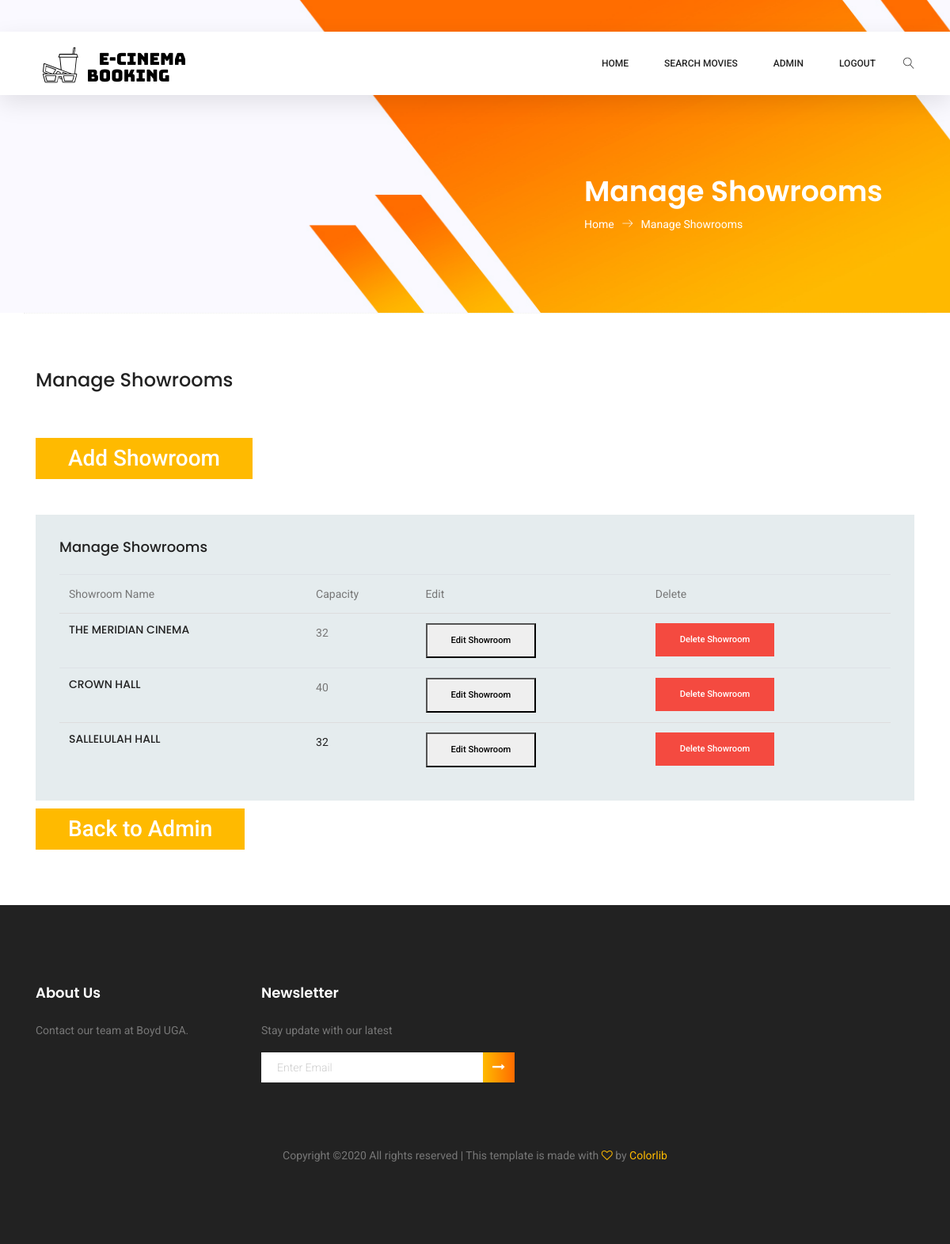
Page /manage_showrooms (signed in) on the committed database.
### tables this page shows
CREATE TABLE `showroom` (
  `showroom_id` INTEGER PRIMARY KEY AUTOINCREMENT,
  `num_seats` int(11) NOT NULL,
  `theater_id` int(11) NOT NULL,
  `showroom_name` varchar(100) NOT NULL,
  FOREIGN KEY (theater_id) REFERENCES theater (theater_id)
);

### ecinema/controllers/AdminShowroomController.py (the view, shortened to what this page needs)
@bp.route('/manage_showrooms', methods=('GET', 'POST'))
@admin_login_required
def manage_showrooms():
    showroom = Showroom()
    showrooms = showroom.get_all_showrooms()
    return render_template('manage_showrooms.html',
                           showrooms=showrooms)

### ecinema/controllers/LoginController.py (called while the page is built)
@bp.before_app_request
def load_logged_in_user():
    user_id = session.get('user_id')
    if user_id is None:
        g.user = None
    else:
        customer = create_user('customer')
        g.user = customer.obj_as_dict(user_id)
        if g.user is not None:
            g.user = dict(g.user)
            g.user['is_admin'] = False
        if g.user is None:
            admin = create_user('admin')
            if admin.fetch(user_id):
                g.user = dict(admin.obj_as_dict(user_id))
                g.user['is_admin'] = True
            else:
                session.clear()
                return redirect(url_for('IndexController.index'))

def admin_login_required(view):
    @functools.wraps(view)
    def wrapped_view(**kwargs):
        admin = create_user('admin')
        if g.user is None:
            return redirect(url_for('LoginController.login'))
        elif not admin.fetch(g.user['username']):
            return redirect(url_for('IndexController.index'))
        return view(**kwargs)
    return wrapped_view

### ecinema/data/AdminData.py (called while the page is built)
    def get_info(self, key: str):
        return self.__db.execute(
            'SELECT * FROM admin WHERE username = ?',
            (key,)
        ).fetchone()

### ecinema/data/CustomerData.py (called while the page is built)
    def get_info(self, key: str):
        return self.get_user_info(key)

    def get_user_info(self, user_id: str):
        return self.__db.execute(
            'SELECT * FROM customer WHERE username = ?', (user_id,)
        ).fetchone()

### ecinema/data/ShowroomData.py (called while the page is built)
    def get_all_showrooms(self):
        return self.__db.execute(
            'SELECT * FROM showroom'
        ).fetchall()

### ecinema/data/db.py (called while the page is built)
def get_db():
    if 'db' not in g:
        g.db = sqlite3.connect(
            current_app.config['DATABASE'],
            detect_types=sqlite3.PARSE_DECLTYPES
        )
        g.db.row_factory = sqlite3.Row
    return g.db

### ecinema/models/Admin.py (called while the page is built)
    def obj_as_dict(self, key: str):
        return self.__data_access.get_info(key)

    def fetch(self, key: str) -> bool:
        admin = self.obj_as_dict(key)
        if admin is not None:
            self.set_id(admin['admin_id'])
            self.set_username(admin['username'])
            self.set_password(admin['password'])
            self.set_is_init()
            return True
        return False

### ecinema/models/Customer.py (called while the page is built)
    def obj_as_dict(self, key: str):
        return self.__data_access.get_info(key)

### ecinema/models/Showroom.py (called while the page is built)
    def get_all_showrooms(self):
        return self.__data_access.get_all_showrooms()

### ecinema/models/User.py (called while the page is built)
    def set_username(self, user: str):
        self.__username = user

### ecinema/models/model.py (called while the page is built)
    def set_is_init(self):
        self.__is_init = True

### ecinema/templates/manage_showrooms.html (shortened to what this page needs)
{% extends 'base.html' %}
{% block header %}
<!DOCTYPE html>
<html lang="zxx" class="no-js">
<head>
  <link rel="stylesheet" href="{{ url_for('static', filename='css/linearicons.css') }}">
  <link rel="stylesheet" href="{{ url_for('static', filename='css/font-awesome.min.css') }}">
  <link rel="stylesheet" href="{{ url_for('static', filename='css/themify-icons.css') }}">
  <link rel="stylesheet" href="{{ url_for('static', filename='css/bootstrap.css') }}">
  <link rel="stylesheet" href="{{ url_for('static', filename='css/owl.carousel.css') }}">
  <link rel="stylesheet" href="{{ url_for('static', filename='css/nice-select.css') }}">
  <link rel="stylesheet" href="{{ url_for('static', filename='css/nouislider.min.css') }}">
  <link rel="stylesheet" href="{{ url_for('static', filename='css/ion.rangeSlider.css') }}" />
  <link rel="stylesheet" href="{{ url_for('static', filename='css/ion.rangeSlider.skinFlat.css') }}" />
  <link rel="stylesheet" href="{{ url_for('static', filename='css/magnific-popup.css') }}">
  <link rel="stylesheet" href="{{ url_for('static', filename='css/main.css') }}">
</head>
{% endblock %}
{% block content %}
  <section class="banner-area organic-breadcrumb">
    <div class="container">
      <div class="breadcrumb-banner d-flex flex-wrap align-items-center justify-content-end">
        <div class="col-first">
          <h1>Manage Showrooms</h1>
          <nav class="d-flex align-items-center">
            <a href="/">Home<span class="lnr lnr-arrow-right"></span></a>
            <a href="/manage_showrooms">Manage Showrooms</a>
          </nav>
        </div>
      </div>
    </div>
  </section>
<section class="button-area">
    <div class="container border-top-generic whole-wrap pb-100">
  <div class="section-top-border" style="">
      <h3 class="mb-10" style="margin-bottom: 2em">Manage Showrooms</h3>
        <div class="row">
          <div class="col-md-4">
            <div class="single-defination">
                            <div class="button-group-area mt-40">
                                <a href="/create_showroom" class="genric-btn primary e-large" style="font-size: 2em">Add Showroom</a>
                             </div>
            </div>
          </div>
        </div>
      </div>
            <div class="order_details_table">
                <h2>Manage Showrooms</h2>
        <div class="table-responsive">
          <table class="table">
            <thead>
              <tr>
                <th scope="col">Showroom Name</th>
                <th scope="col">Capacity</th>
                <th scope="col">Edit</th>
                <th scope="col">Delete</th>
              </tr>
            </thead>
            <tbody>
                {% for showroom in showrooms %}
              <tr>
                <td>
                  <h4>{{ showroom['showroom_name'] }}</h4>
                </td>
                                <td>
                                    <p>{{ showroom['num_seats']}}</p>
                                </td>
                                <td>
                                    <form method="post">
                                        <button type="submit" class="genric-btn">Edit Showroom</button>
                                    </form>
                                </td>
                                <td>
                                    <form method="post">
                                        <button type="submit" class="genric-btn danger">Delete Showroom</button>
                                    </form>
                                </td>
              </tr>
              {% endfor %}
            </tbody>
          </table>
        </div>
            </div>
            <div class="button-group-area mt-40">
                <a href="/admin" class="genric-btn primary e-large" style="font-size: 2em">Back to Admin</a>
            </div>
    </div>
</section>
{% endblock %}
{% block last %}
</body>
</html>
{% endblock %}

### rows in the picture
showroom: showroom_name "THE MERIDIAN CINEMA", num_seats "32"
showroom: showroom_name "CROWN HALL", num_seats "40"
showroom: showroom_name "SALLELULAH HALL", num_seats "32"
